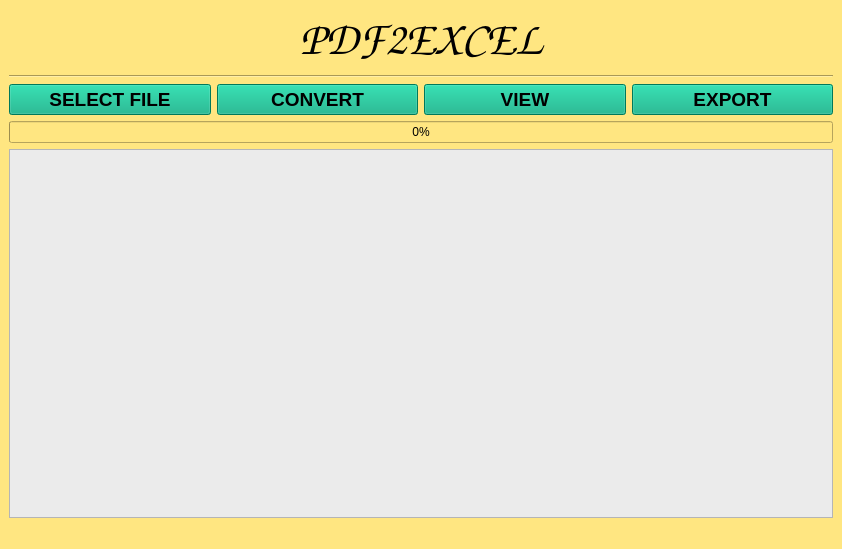
<?xml version="1.0" encoding="UTF-8"?>
<ui version="4.0">
 <class>MainWindow</class>
 <widget class="QMainWindow" name="MainWindow">
  <property name="geometry">
   <rect>
    <x>0</x>
    <y>0</y>
    <width>842</width>
    <height>549</height>
   </rect>
  </property>
  <property name="font">
   <font>
    <family>Comic Sans MS</family>
    <weight>50</weight>
    <bold>false</bold>
   </font>
  </property>
  <property name="windowTitle">
   <string>PDF2EXCEL</string>
  </property>
  <property name="styleSheet">
   <string notr="true">background-color:rgb(170, 255, 0);
background-color: rgb(255, 230, 129);</string>
  </property>
  <widget class="QWidget" name="centralwidget">
   <property name="styleSheet">
    <string notr="true"/>
   </property>
   <layout class="QVBoxLayout" name="verticalLayout_2">
    <item>
     <widget class="QLabel" name="label">
      <property name="font">
       <font>
        <family>Comic Sans MS</family>
        <pointsize>35</pointsize>
        <weight>75</weight>
        <italic>true</italic>
        <bold>true</bold>
        <underline>false</underline>
       </font>
      </property>
      <property name="layoutDirection">
       <enum>Qt::LeftToRight</enum>
      </property>
      <property name="text">
       <string>PDF2EXCEL</string>
      </property>
      <property name="alignment">
       <set>Qt::AlignCenter</set>
      </property>
     </widget>
    </item>
    <item>
     <widget class="Line" name="line">
      <property name="orientation">
       <enum>Qt::Horizontal</enum>
      </property>
     </widget>
    </item>
    <item>
     <layout class="QHBoxLayout" name="horizontalLayout_4">
      <item>
       <widget class="QPushButton" name="pushButton">
        <property name="sizePolicy">
         <sizepolicy hsizetype="Minimum" vsizetype="Minimum">
          <horstretch>0</horstretch>
          <verstretch>0</verstretch>
         </sizepolicy>
        </property>
        <property name="font">
         <font>
          <pointsize>14</pointsize>
          <weight>75</weight>
          <bold>true</bold>
         </font>
        </property>
        <property name="styleSheet">
         <string notr="true">background-color: rgb(0, 170, 127);
border-color: rgb(0, 0, 0);</string>
        </property>
        <property name="text">
         <string>SELECT FILE</string>
        </property>
       </widget>
      </item>
      <item>
       <widget class="QPushButton" name="pushButton_3">
        <property name="sizePolicy">
         <sizepolicy hsizetype="Minimum" vsizetype="Minimum">
          <horstretch>0</horstretch>
          <verstretch>0</verstretch>
         </sizepolicy>
        </property>
        <property name="font">
         <font>
          <pointsize>14</pointsize>
          <weight>75</weight>
          <bold>true</bold>
         </font>
        </property>
        <property name="styleSheet">
         <string notr="true">background-color: rgb(0, 170, 127);</string>
        </property>
        <property name="text">
         <string>CONVERT</string>
        </property>
       </widget>
      </item>
      <item>
       <widget class="QPushButton" name="pushButton_2">
        <property name="sizePolicy">
         <sizepolicy hsizetype="Minimum" vsizetype="Minimum">
          <horstretch>0</horstretch>
          <verstretch>0</verstretch>
         </sizepolicy>
        </property>
        <property name="font">
         <font>
          <pointsize>14</pointsize>
          <weight>75</weight>
          <bold>true</bold>
         </font>
        </property>
        <property name="styleSheet">
         <string notr="true">background-color: rgb(0, 170, 127);</string>
        </property>
        <property name="text">
         <string>VIEW</string>
        </property>
       </widget>
      </item>
      <item>
       <widget class="QPushButton" name="pushButton_4">
        <property name="sizePolicy">
         <sizepolicy hsizetype="Minimum" vsizetype="Minimum">
          <horstretch>0</horstretch>
          <verstretch>0</verstretch>
         </sizepolicy>
        </property>
        <property name="font">
         <font>
          <pointsize>14</pointsize>
          <weight>75</weight>
          <bold>true</bold>
         </font>
        </property>
        <property name="styleSheet">
         <string notr="true">background-color: rgb(0, 170, 127);</string>
        </property>
        <property name="text">
         <string>EXPORT</string>
        </property>
       </widget>
      </item>
     </layout>
    </item>
    <item>
     <widget class="QProgressBar" name="progressBar">
      <property name="value">
       <number>0</number>
      </property>
     </widget>
    </item>
    <item>
     <widget class="QTableView" name="tableView">
      <property name="styleSheet">
       <string notr="true">background-color: rgb(235, 235, 235);</string>
      </property>
     </widget>
    </item>
   </layout>
  </widget>
  <widget class="QStatusBar" name="statusbar"/>
  <action name="actionOpen">
   <property name="text">
    <string>Open</string>
   </property>
  </action>
  <action name="actionView_File">
   <property name="text">
    <string>Save As</string>
   </property>
  </action>
  <action name="actionInstructions">
   <property name="text">
    <string>Instructions</string>
   </property>
  </action>
 </widget>
 <resources/>
 <connections/>
</ui>
